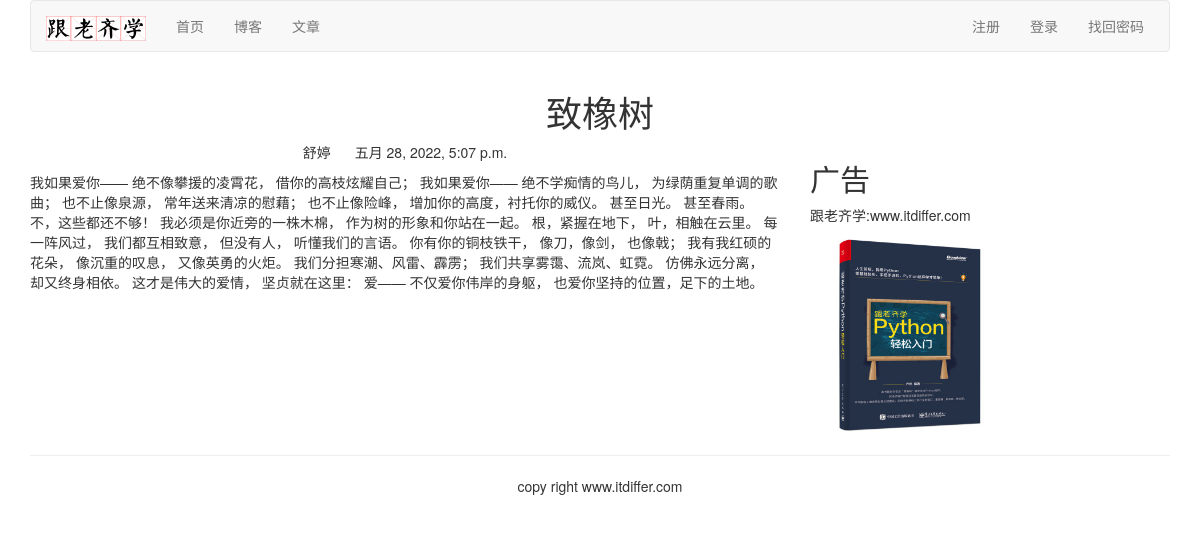
The app's page /blog/2/ with its own data.
### blog/models.py (models this page shows, shortened)
class BlogArticle(models.Model):
    title = models.CharField(max_length=300)
    author = models.ForeignKey(User, related_name="blog_posts", on_delete=models.CASCADE)
    body = models.TextField()
    publish = models.DateTimeField(default=timezone.now)
    class Meta:
        ordering = ("-publish",)

### blog/views.py (the view)
# urls.py: re_path(r'(?P<article_id>\d)/$', views.blog_article, name='article')
def blog_article(request, article_id):
    article = get_object_or_404(BlogArticle, id=article_id)
    pub = article.publish
    return render(request, "blog/content.html", {"article": article, "publish": pub})

### blog/templates/blog/content.html (shortened to what this page needs)
{% extends "base.html" %}
{% block content %}
<div class="row text-center vertical-middle-sm">
    <h1>{{ article.title }}</h1>
</div>
<div class="row">
    <div class="col-xs-12 col-md-8">
        <p class="text-center"><span>{{ article.author.username }}
            </span><span style="margin-left:20px">{{ publish }}</span>
        </p>
<div>{{ article.body }}</div>
    </div>
    <div class="col-xs-6 col-md-4">
        <h2>广告</h2>
        <p>跟老齐学:www.itdiffer.com</p>
        {% load static %}
        <img width="200px" src="{% static 'blog/book.jpg' %}">
    </div>
</div>
{% endblock %}

### records on screen
BlogArticle: title "致橡树", author.username "舒婷", publish "五月 28, 2022, 5:07 p.m.", body "我如果爱你—— 绝不像攀援的凌霄花， 借你的高枝炫耀自己； 我如果爱你—— 绝不学痴情的鸟儿， 为绿荫重复单调的歌曲； 也不止像泉源， 常年送来清凉的慰藉； 也不止像险峰， 增加你的高度，衬托你的威仪。 甚至日光。 甚至春雨。 不，这些都还不够！ 我必须是你近旁的一株木棉， 作为树的形象和你站在一起。 根，紧握在地下， 叶，相触在云里。 每一阵风过， 我们都互相致意， 但没有人， 听懂我们的言语。 你有你的铜枝铁干， 像刀，像剑， 也像戟； 我有我红硕的花朵， 像沉重的叹息， 又像英勇的火炬。 我们分担寒潮、风雷、霹雳； 我们共享雾霭、流岚、虹霓。 仿佛永远分离， 却又终身相依。 这才是伟大的爱情， 坚贞就在这里： 爱—— 不仅爱你伟岸的身躯， 也爱你坚持的位置，足下的土地。"
